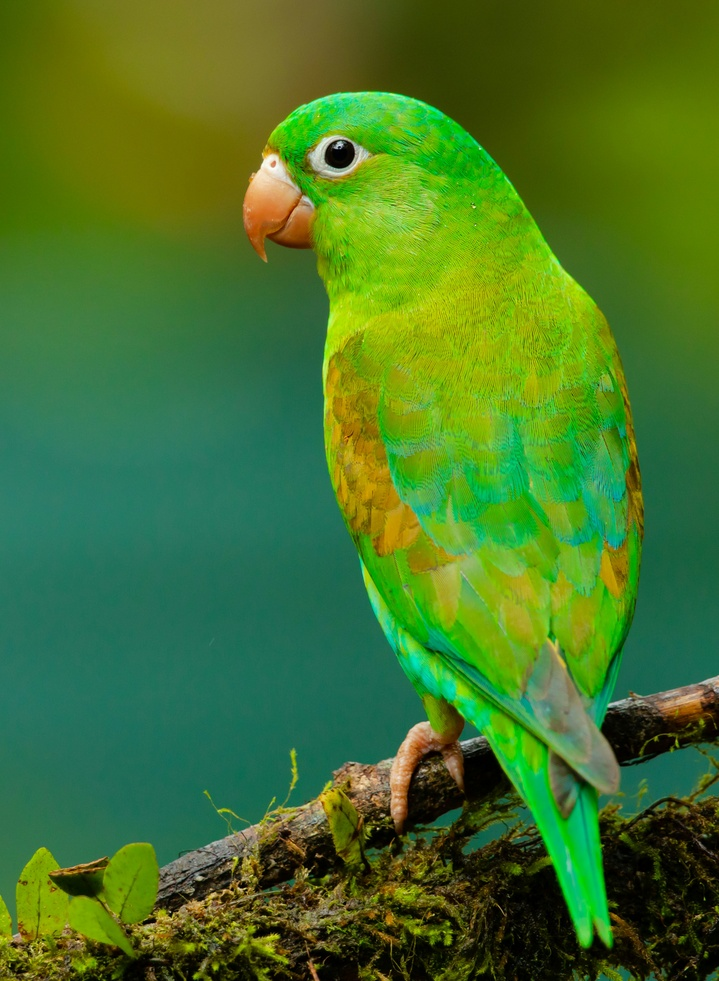
#> input picture dataset/parrot.jpg, 719 x 981 px, shrunk from 2919 x 3985 before the run
$ jupyter execute 'Image Compression Using K-Means Clustering.ipynb'
#> lines starting #> are read from the running program, lines starting #| are printed output that depends on the picture
[cell 1]
# Load modules

[cell 2]
import numpy as np

import pandas as pd

from PIL import Image

from sklearn.cluster import KMeans

import matplotlib.pyplot as plt

[cell 3]
# Load image

[cell 4]
image = Image.open('../dataset/parrot.jpg').convert("RGB")
#> image is the input picture: PIL image 719x981 RGB; mean R, G, B 69.3, 116.2, 41.3

[cell 5]
#convert image to numpy array

[cell 6]
img_array = np.array(image)

[cell 7]
img_array

[cell 8]
# Get image dimesions

[cell 9]
height , width , channels = img_array.shape
#> height = 981; width = 719; channels = 3

[cell 10]
height , width , channels
#> Out = (981, 719, 3)

[cell 11]
# convert picture into RGB rows

[cell 12]
pixels = img_array.reshape(-1,3)

[cell 13]
pixels

[cell 14]
# Number of colors

[cell 15]
k = 16

[cell 16]
# Kmeans Clustering

[cell 17]
kmeans = KMeans(
    n_clusters=k,
    random_state=42,
    n_init=10
)


kmeans.fit(pixels)

[cell 18]
# clusters center
centers = np.uint8(kmeans.cluster_centers_)

[cell 19]
centers

[cell 20]
# Replace the pixel with cluster center

[cell 21]
compressed_pixel = centers[kmeans.labels_]

[cell 22]
compressed_pixel

[cell 23]
# Reshape back to image

[cell 24]
compressed_image = compressed_pixel.reshape(height, width, 3)

[cell 25]
compressed_image

[cell 26]
# save Compressed image

[cell 27]
Image.fromarray(compressed_image).save('compressed.jpg',quality=70)
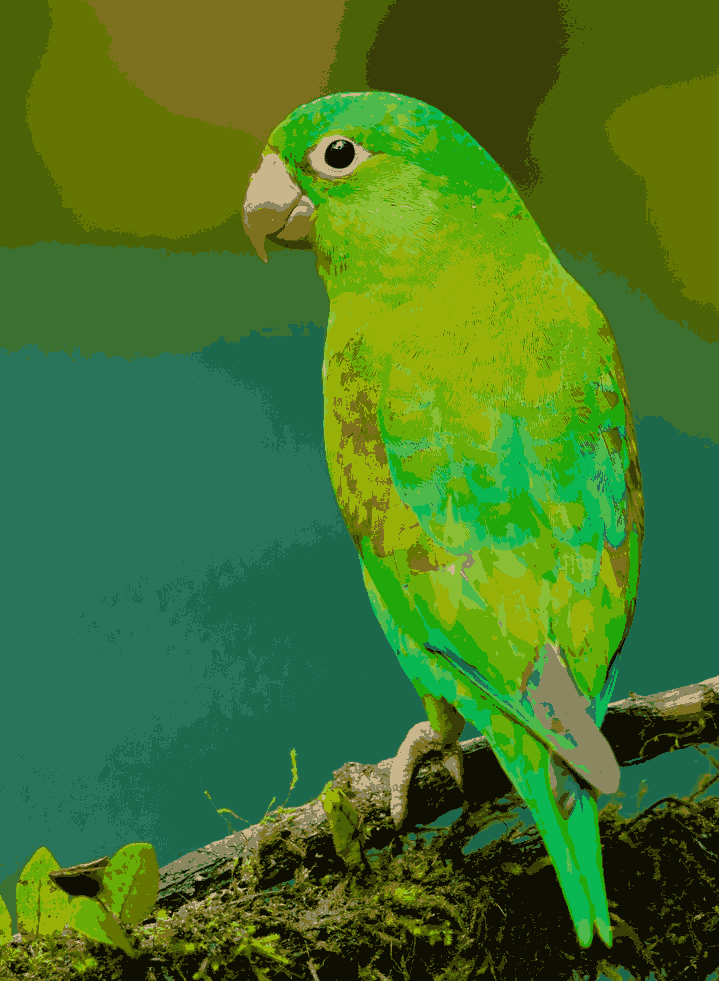
#> saved as compressed.jpg: PIL image 719x981 RGB; mean R, G, B 68.7, 115.7, 40.9

[cell 28]
# Display
plt.figure(figsize=(10, 5))

plt.subplot(1, 2, 1)
plt.imshow(image)
plt.title("Original Image")
plt.axis("off")

plt.subplot(1, 2, 2)
plt.imshow(compressed_image)
plt.title(f"Compressed Image - K={k}")
plt.axis("off")

plt.show()
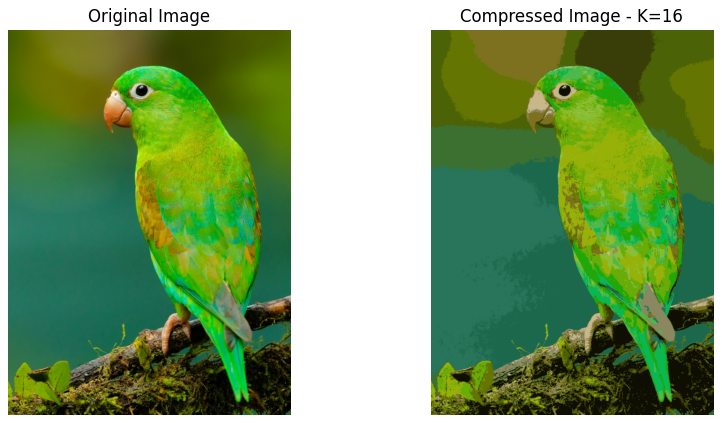
#> figure drawn by matplotlib, 2 panels
